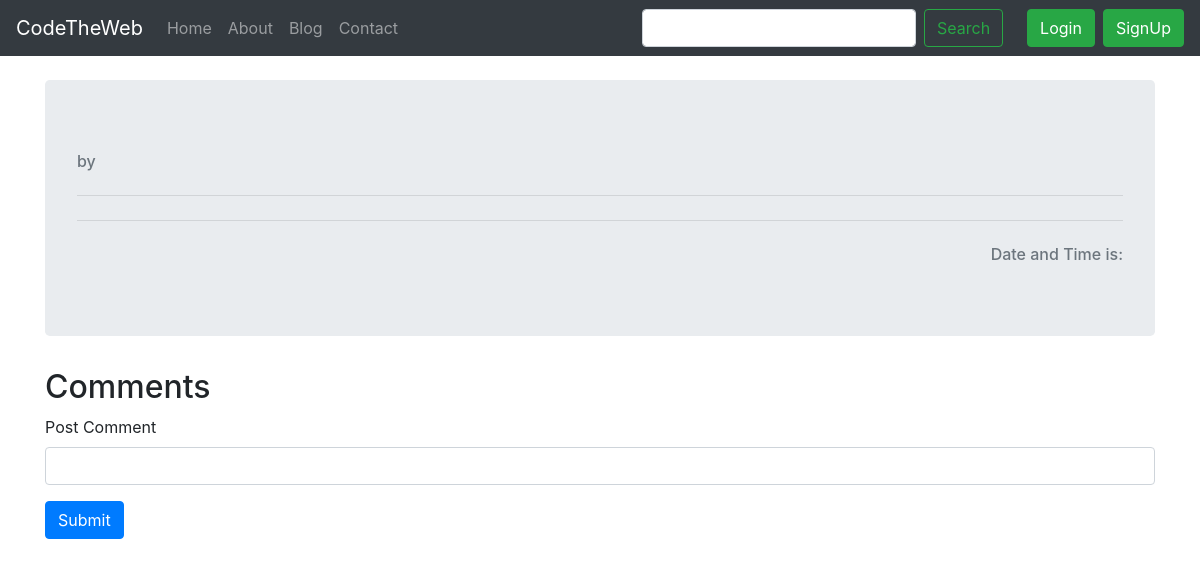
Page /blog/javascript on the earlier database version.
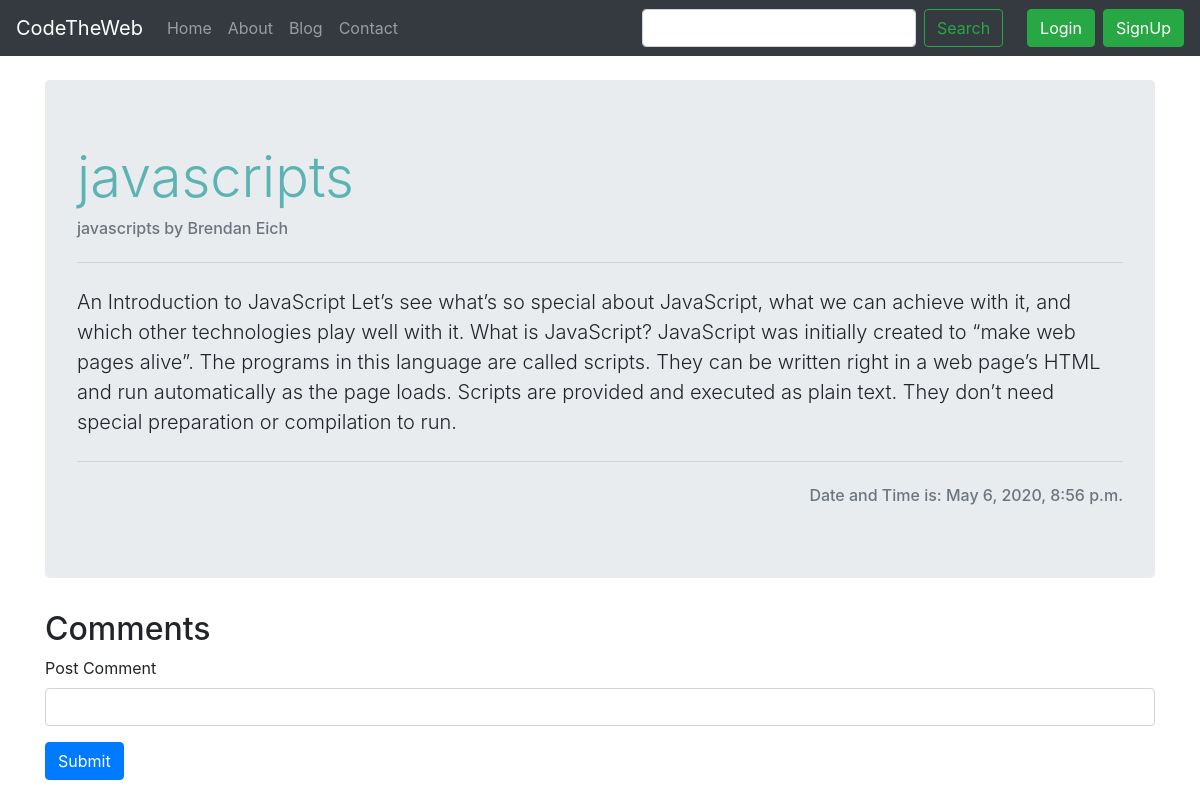
Same page on the later database version.
### Blog/models.py (models this page shows, shortened)
class Post(models.Model):
    post_id=models.AutoField(primary_key=True)
    title=models.CharField(max_length=255)
    author=models.CharField(max_length=20)
    content = models.TextField()
    slug = models.CharField(max_length=150)
    timestamp=models.DateTimeField(blank=True)

### Blog/views.py (the view)
# urls.py: path('<str:slug>', views.blogPost, name='blogPost'),
def blogPost(request, slug):
   post=Post.objects.filter(slug=slug).first()
   comments=BlogComment.objects.filter(post=post)
   context={'post':post, 'comments':comments}
   return render(request, 'Blog/blogPost.html', context)

### templates/Blog/blogPost.html (shortened to what this page needs)
{% extends 'base.html' %}
{%block body%}
<div class="container my-4">
    <div class="jumbotron">
        <h1 class="display-4" style="color:#5cb3b2;">{{post.title}}</h1>
        <h6 class="text-muted">{{post.title}} by {{post.author}}</h6>
        <hr class="my-4">
        <p class=" lead my-2">{{post.content}}</p>
        <hr class="my-4">
        <h6 class="text-right text-muted">Date and Time is: {{post.timestamp}}</h6>
    </div>
</div>
<div class="container">
    <h2>Comments</h2>
    <form action="/blog/postComment" method="post">
  <div class="form-group">
    <label for="comment">Post Comment</label>
    <input type="text" name="comment"  class="form-control" id="comment" aria-describedby="commentHelp" >
  </div>
  <button type="submit" class="btn btn-primary">Submit</button>
    </form>
</div>
{%endblock body%}

Differences in the rows shown:
added Post: title "javascripts", author "Brendan Eich", content "An Introduction to JavaScript Let’s see what’s so special about JavaScript, what we can achieve with it, and which other technologies play well with it. What is JavaScript? JavaScript was initially created to “make web pages alive”. The programs in this language are called scripts. They can be written right in a web page’s HTML and run automatically as the page loads. Scripts are provided and executed as plain text. They don’t need special preparation or compilation to run.", timestamp "May 6, 2020, 8:56 p.m."
